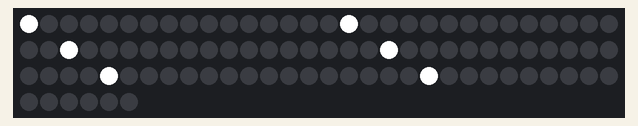
Recording of a sketch running on a simulated Arduino Uno, built with avr-gcc and run on an emulated ATmega328P. Shown: 96 RGB LEDs in strip order, left to right, continuing on the next row.

Above: at 0.05 s.
At 5.44 s:
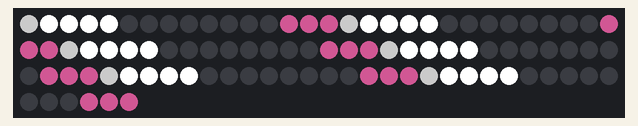
At 10.26 s:
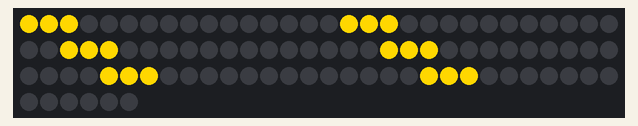
At 20.38 s:
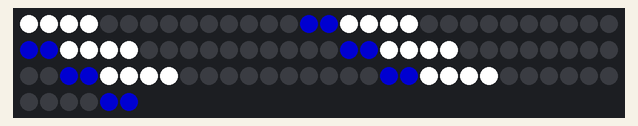
At 29.93 s:
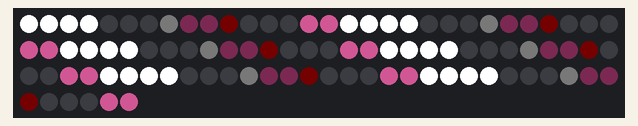
At 39.86 s:
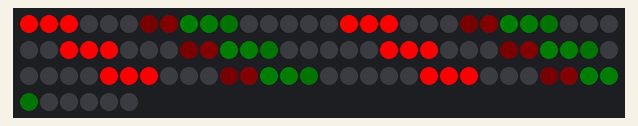

The sketch:

pattern_3.ino
```cpp
#include <FastLED.h>

#define DATA_PIN 10
#define NUM_STRIPS 12
#define LEDS_PER_STRIP 8
#define NUM_LEDS (NUM_STRIPS * LEDS_PER_STRIP)

CRGB leds[NUM_LEDS];

#define SPEED 90

uint8_t mode = 0;
uint8_t posOdd = 0;
uint8_t posEven = 0;
unsigned long lastChange = 0;

// ----------------------------------------------------
// ZIG-ZAG CORRECT MAPPING (IMPORTANT)
// ----------------------------------------------------
int getIndex(int strip, int r) {
  if (strip % 2 == 0) {
    return strip * LEDS_PER_STRIP + r;   // normal direction
  } else {
    return strip * LEDS_PER_STRIP + (LEDS_PER_STRIP - 1 - r); // reversed
  }
}

// ----------------------------------------------------
void fadeAll() {
  fadeToBlackBy(leds, NUM_LEDS, 150);
}

// ----------------------------------------------------
// COLOR MODES (every 5 seconds)
// ----------------------------------------------------
CRGB getOddColor(uint8_t m) {
  switch (m) {
    case 0: return CRGB::White;
    case 1: return CRGB::White;
    case 2: return CRGB(255, 215, 0); // Gold
    case 3: return CRGB::Red;
  }
  return CRGB::White;
}

CRGB getEvenColor(uint8_t m) {
  switch (m) {
    case 0: return CRGB::Blue;
    case 1: return CRGB(255, 105, 180); // Pink
    case 2: return CRGB::Blue;
    case 3: return CRGB::Green;
  }
  return CRGB::Blue;
}

// ----------------------------------------------------
// TRAIN DRAW FUNCTION (4 LED length)
// ----------------------------------------------------
void drawTrain(int strip, int pos, CRGB color, uint8_t brightness) {
  for (int i = 0; i < 4; i++) {
    int r = pos - i;

    if (r >= 0 && r < LEDS_PER_STRIP) {
      CRGB c = color;
      c.nscale8_video(brightness);
      leds[getIndex(strip, r)] = c;   //  FIXED FOR ZIGZAG
    }
  }
}

// ----------------------------------------------------
// SETUP
// ----------------------------------------------------
void setup() {
  FastLED.addLeds<WS2812, DATA_PIN, GRB>(leds, NUM_LEDS);
  FastLED.clear();
  FastLED.show();
}

// ----------------------------------------------------
// LOOP
// ----------------------------------------------------
void loop() {

  // change mode every 5 seconds
  if (millis() - lastChange > 5000) {
    mode++;
    if (mode > 3) mode = 0;

    posOdd = 0;
    posEven = 0;

    FastLED.clear();
    lastChange = millis();
  }

  fadeAll();

  CRGB oddColor = getOddColor(mode);
  CRGB evenColor = getEvenColor(mode);

  // --------------------------------------------------
  //  ODD STRIPS (FULL BRIGHT TRAIN)
  // --------------------------------------------------
  for (int s = 0; s < NUM_STRIPS; s += 2) {
    drawTrain(s, posOdd, oddColor, 255);
  }

  // --------------------------------------------------
  // EVEN STRIPS (DIM + DELAYED START)
  // --------------------------------------------------
  for (int s = 1; s < NUM_STRIPS; s += 2) {

    // delay effect so even starts later
    if (posOdd > 2) {
      drawTrain(s, posEven, evenColor, 120);
    }
  }

  // --------------------------------------------------
  // MOTION CONTROL
  // --------------------------------------------------
  posOdd++;

  if (posOdd >= LEDS_PER_STRIP + 4) {
    posOdd = 0;
    posEven = 0;
  }

  if (posOdd > 2) {
    posEven++;
    if (posEven >= LEDS_PER_STRIP + 4) {
      posEven = 0;
    }
  }

  FastLED.show();
  delay(SPEED);
}
```
